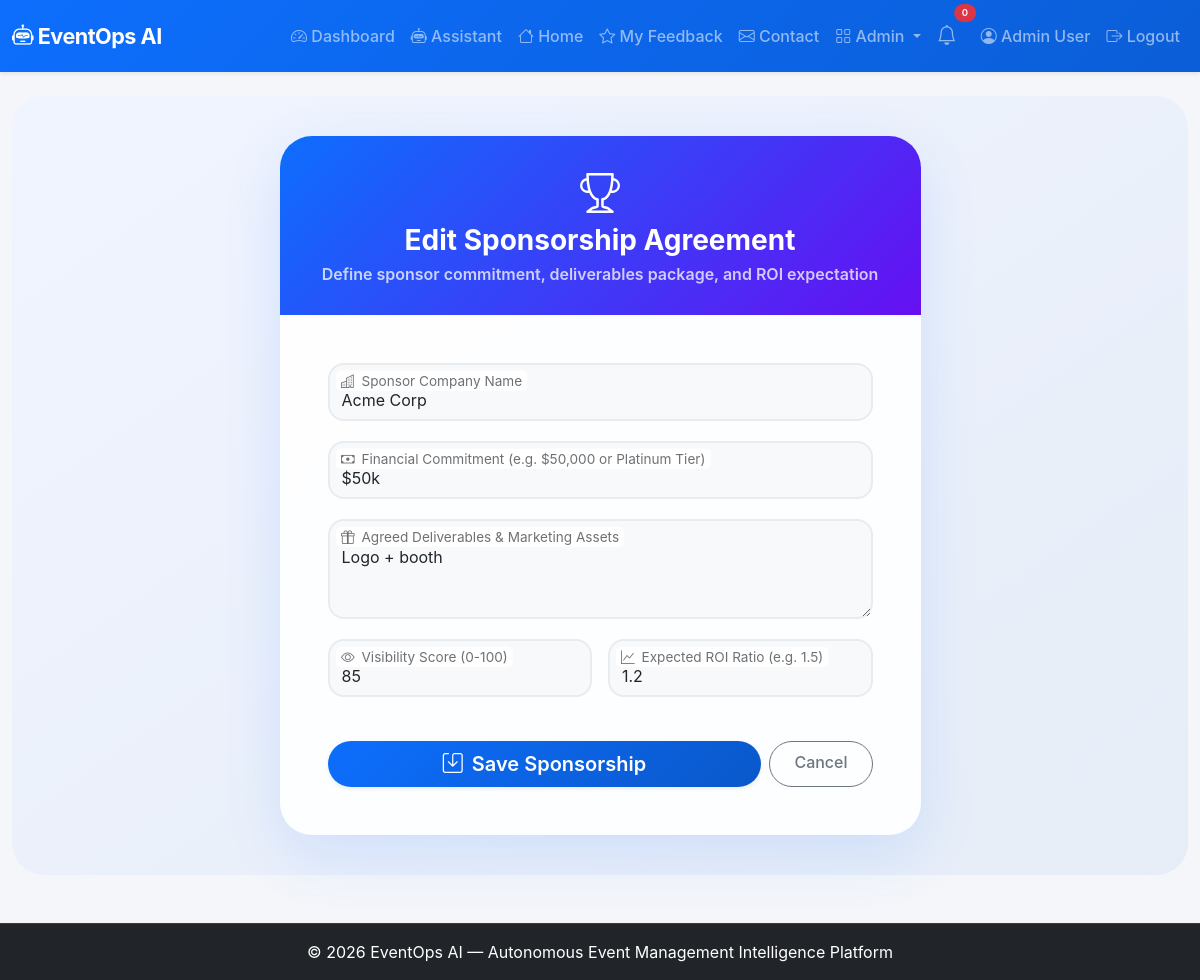
The page /admin/sponsorships/edit/1 (signed in) on the database its author committed.
### app.py (models this page shows, shortened)
class User(UserMixin, db.Model):
    id = db.Column(db.Integer, primary_key=True)
    name = db.Column(db.String(100), nullable=False)
    email = db.Column(db.String(100), unique=True, nullable=False)
    password_hash = db.Column(db.String(200), nullable=False)
    role = db.Column(db.String(20), default='user')
    created_at = db.Column(db.DateTime, default=lambda: datetime.now(timezone.utc))

class Sponsorship(db.Model):
    id = db.Column(db.Integer, primary_key=True)
    sponsor_name = db.Column(db.String(100), nullable=False)
    commitment = db.Column(db.String(200))
    deliverables = db.Column(db.String(200))
    visibility_score = db.Column(db.Integer, default=0)
    roi = db.Column(db.Float, default=0.0)
    created_at = db.Column(db.DateTime, default=lambda: datetime.now(timezone.utc))

### app.py (the view, shortened to what this page needs)
@app.route('/admin/sponsorships/edit/<int:sponsorship_id>', methods=['GET', 'POST'])
@login_required
def admin_sponsorship_edit(sponsorship_id):
    if current_user.role != 'admin':
        abort(403)
    sp = Sponsorship.query.get_or_404(sponsorship_id)
    return render_template('admin_sponsorship_form.html', sponsorship=sp)

### app.py (called while the page is built)
@login_manager.user_loader
def load_user(user_id):
    return User.query.get(int(user_id))

### templates/admin_sponsorship_form.html (shortened to what this page needs)
{% extends "base.html" %}
{% block content %}
<div class="form-wrapper">
    <div class="container">
        <div class="row justify-content-center">
            <div class="col-lg-7 col-md-9">
                <div class="card form-card">
                    <div class="card-header">
                        <i class="bi bi-trophy fs-1 mb-2"></i>
                        <h3 class="fw-bold mb-1">{{ 'Edit Sponsorship Agreement' if sponsorship else 'Add Sponsor Partner' }}</h3>
                        <p class="mb-0 opacity-75">Define sponsor commitment, deliverables package, and ROI expectation</p>
                    </div>
                    <div class="card-body p-4 p-md-5">
                        <form method="POST">
                            <div class="form-floating">
                                <input type="text" class="form-control" id="sponsor_name" name="sponsor_name" placeholder="Company Name" value="{{ sponsorship.sponsor_name if sponsorship else '' }}" required>
                                <label for="sponsor_name">Sponsor Company Name</label>
                            </div>
                            <div class="form-floating">
                                <input type="text" class="form-control" id="commitment" name="commitment" placeholder="$50k" value="{{ sponsorship.commitment if sponsorship else '' }}" required>
                                <label for="commitment">Financial Commitment (e.g. $50,000 or Platinum Tier)</label>
                            </div>
                            <div class="form-floating">
                                <textarea class="form-control" id="deliverables" name="deliverables" style="height: 100px" placeholder="Deliverables" required>{{ sponsorship.deliverables if sponsorship else '' }}</textarea>
                                <label for="deliverables">Agreed Deliverables & Marketing Assets</label>
                            </div>
                            <div class="row g-3 mb-4">
                                <div class="col-md-6">
                                    <div class="form-floating">
                                        <input type="number" class="form-control" id="visibility_score" name="visibility_score" min="0" max="100" placeholder="85" value="{{ sponsorship.visibility_score if sponsorship else 75 }}" required>
                                        <label for="visibility_score">Visibility Score (0-100)</label>
                                    </div>
                                </div>
                                <div class="col-md-6">
                                    <div class="form-floating">
                                        <input type="number" step="0.1" class="form-control" id="roi" name="roi" placeholder="1.2" value="{{ sponsorship.roi if sponsorship else 1.2 }}" required>
                                        <label for="roi">Expected ROI Ratio (e.g. 1.5)</label>
                                    </div>
                                </div>
                            </div>
                            <div class="d-flex gap-2">
                                <button type="submit" class="btn btn-primary btn-lg rounded-pill px-4 fw-semibold shadow-sm flex-grow-1">
                                    <i class="bi bi-save me-1"></i> {{ 'Save Sponsorship' if sponsorship else 'Create Sponsorship' }}
                                </button>
                                <a href="{{ url_for('admin_sponsorships') }}" class="btn btn-outline-secondary rounded-pill px-4">
                                    Cancel
                                </a>
                            </div>
                        </form>
                    </div>
                </div>
            </div>
        </div>
    </div>
</div>
{% endblock %}

### templates/base.html (shortened to what this page needs)
<!DOCTYPE html>
<html lang="en">
<head>
    <link href="https://cdn.jsdelivr.net/npm/bootstrap@5.3.0/dist/css/bootstrap.min.css" rel="stylesheet">
    <link rel="stylesheet" href="https://cdn.jsdelivr.net/npm/bootstrap-icons@1.11.0/font/bootstrap-icons.css">
    <link rel="stylesheet" href="{{ url_for('static', filename='css/style.css') }}">
</head>
<body>
    <nav class="navbar navbar-expand-lg navbar-dark bg-primary shadow-sm">
        <div class="container-fluid">
            <a class="navbar-brand fw-bold" href="{{ url_for('index') }}">
                <i class="bi bi-robot"></i> EventOps AI
            </a>
            <div class="collapse navbar-collapse" id="navbarNav">
                <ul class="navbar-nav ms-auto align-items-lg-center">
                    {% if current_user.is_authenticated %}
                    <li class="nav-item">
                        <a class="nav-link" href="{{ url_for('dashboard') }}">
                            <i class="bi bi-speedometer2"></i> Dashboard
                        </a>
                    </li>
                    <li class="nav-item">
                        <a class="nav-link" href="{{ url_for('assistant_page') }}">
                            <i class="bi bi-robot"></i> Assistant
                        </a>
                    </li>
                    <li class="nav-item">
                        <a class="nav-link" href="{{ url_for('index') }}">
                            <i class="bi bi-house"></i> Home
                        </a>
                    </li>
                    <li class="nav-item">
                        <a class="nav-link" href="{{ url_for('feedback_list') }}">
                            <i class="bi bi-star"></i> My Feedback
                        </a>
                    </li>
                    <li class="nav-item">
                        <a class="nav-link" href="{{ url_for('contact') }}">
                            <i class="bi bi-envelope"></i> Contact
                        </a>
                    </li>
                    {% if current_user.role == 'admin' %}
                    <li class="nav-item dropdown">
                        <a class="nav-link dropdown-toggle" href="#" role="button" data-bs-toggle="dropdown">
                            <i class="bi bi-grid"></i> Admin
                        </a>
                    </li>
                    {% endif %}
                    <li class="nav-item position-relative me-2">
                        <a class="nav-link" href="#" title="Notifications" data-bs-toggle="dropdown">
                            <i class="bi bi-bell fs-5"></i>
                            <span
                                class="position-absolute top-0 start-100 translate-middle badge rounded-pill bg-danger"
                                style="font-size:0.6rem;">
                                0
                            </span>
                        </a>
                    </li>
                    <li class="nav-item">
                        <a class="nav-link" href="{{ url_for('profile') }}">
                            <i class="bi bi-person-circle"></i> {{ current_user.name }}
                        </a>
                    </li>
                    <li class="nav-item">
                        <a class="nav-link" href="{{ url_for('logout') }}">
                            <i class="bi bi-box-arrow-right"></i> Logout
                        </a>
                    </li>
                    {% endif %}
                </ul>
            </div>
        </div>
    </nav>
    <main class="container-fluid py-4">
        {% block content %}{% endblock %}
    </main>
    <footer class="footer bg-dark text-white py-3 mt-4">
        <div class="container text-center">
            <span>© 2026 EventOps AI — Autonomous Event Management Intelligence Platform</span>
        </div>
    </footer>
</body>
</html>

### static/css/style.css (style rules this page uses)
:root { --primary-color: #0d6efd; --primary-hover: #0b5ed7; --secondary-color: #6c757d; --success-color: #198754; --warning-color: #ffc107; --danger-color: #dc3545; --dark-color: #212529; --bg-light: #f8f9fa; --card-shadow: 0 8px 24px rgba(13, 110, 253, 0.08); --hover-shadow: 0 14px 30px rgba(13, 110, 253, 0.15); }
body { background-color: #f4f6fa; color: #2c3e50; font-family: -apple-system, BlinkMacSystemFont, "Segoe UI", Roboto, "Helvetica Neue", Arial, sans-serif; min-height: 100vh; display: flex; flex-direction: column; }
main { flex: 1 0 auto; }
.card { border: none; border-radius: 1.25rem; box-shadow: 0 6px 18px rgba(0,0,0,0.05); transition: transform 0.25s ease, box-shadow 0.25s ease; overflow: hidden; }
.card-header { background: transparent; border-bottom: 1px solid rgba(0, 0, 0, 0.06); font-weight: 600; padding: 1.1rem 1.4rem; }
.navbar { background: linear-gradient(135deg, #0d6efd, #0b5ed7) !important; padding-top: 0.8rem; padding-bottom: 0.8rem; }
.navbar-brand { font-size: 1.35rem; letter-spacing: -0.5px; }
.nav-link { font-weight: 500; transition: color 0.2s ease, opacity 0.2s ease; }
.btn { border-radius: 0.75rem; font-weight: 500; padding: 0.5rem 1.2rem; transition: all 0.2s ease; }
.btn-primary { background: linear-gradient(135deg, #0d6efd, #0a58ca); border: none; }
.badge { padding: 0.45em 0.8em; font-weight: 600; border-radius: 0.5rem; }
footer { border-top: 1px solid rgba(255, 255, 255, 0.1); }

### templates/admin_sponsorship_form.html (style rules this page uses)
.form-wrapper { background: linear-gradient(145deg, #f0f4ff 0%, #e6edf7 100%); min-height: 80vh; display: flex; align-items: center; justify-content: center; padding: 2.5rem 0; border-radius: 2rem; }
.form-card { border: none; border-radius: 2rem; background: rgba(255, 255, 255, 0.9); backdrop-filter: blur(8px); box-shadow: 0 20px 60px rgba(13, 110, 253, 0.12); overflow: hidden; }
.form-card .card-header { background: linear-gradient(135deg, #0d6efd, #6610f2); color: white; padding: 1.8rem 2rem; text-align: center; border: none; }
.form-floating { margin-bottom: 1.25rem; }
.form-floating > .form-control { border-radius: 1rem; border: 2px solid #e9ecef; background: #f8f9fa; }

### rows shown on the page
User: name "Admin User"
Sponsorship: sponsor_name "Acme Corp", commitment "$50k", deliverables "Logo + booth", visibility_score "85", roi "1.2"

### other values the page prints
{{ 'Edit Sponsorship Agreement' if sponsorship else 'Add Sponsor Partner' }} "Edit Sponsorship Agreement"
{{ 'Save Sponsorship' if sponsorship else 'Create Sponsorship' }} "Save Sponsorship"
